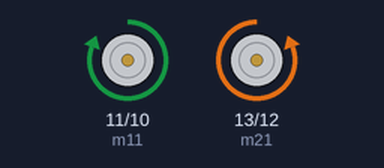
Bench run of a sketch on a simulated Arduino Uno, built with avr-gcc and run on an emulated ATmega328P. Parts: motor-driver pin pairs drawn as motors (green arrow = first pin HIGH = forward, orange = second pin HIGH = backward, longer = more drive).

Above: at 1.5 s.
At 6.0 s:
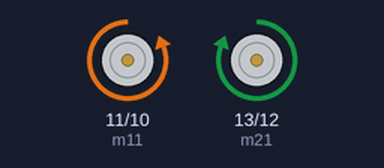
At 10.5 s:
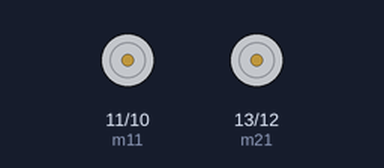
Timing chart, 0 to 15.6 s (numbered marks = the images above):
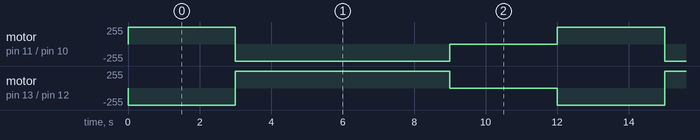

The sketch:

motor2.ino
```cpp
int m11 = 11;
int m12 = 10;

int m21 = 13;
int m22 = 12;

void setup() {
  pinMode(m11,OUTPUT);
  pinMode(m12,OUTPUT);
  pinMode(m21,OUTPUT);
  pinMode(m22,OUTPUT);

}

void loop() {
  // motor forward
  digitalWrite(m11, HIGH);
  digitalWrite(m12, LOW);
  digitalWrite(m21, LOW);
  digitalWrite(m22, HIGH);
  delay(3000);

  // motor backward
  digitalWrite(m11, LOW);
  digitalWrite(m12, HIGH);
  digitalWrite(m21, HIGH);
  digitalWrite(m22, LOW);
  delay(3000);

// robo left
 digitalWrite(m11, LOW);
  digitalWrite(m12, HIGH);
  digitalWrite(m21, HIGH);
  digitalWrite(m22, LOW);
  delay(3000);

  // motor stop
  digitalWrite(m11, LOW);
  digitalWrite(m12, LOW);
  digitalWrite(m21, LOW);
  digitalWrite(m22, LOW);
  delay(3000);

}
```

Measured:
- by itself, motor on pin 11 (m11) / pin 10 (m12): repeats every 12.0 s: backward 255/255 6.0 s, stopped 3.0 s, forward 255/255 3.0 s
- by itself, motor on pin 13 (m21) / pin 12 (m22): repeats every 12.0 s: forward 255/255 6.0 s, stopped 3.0 s, backward 255/255 3.0 s
